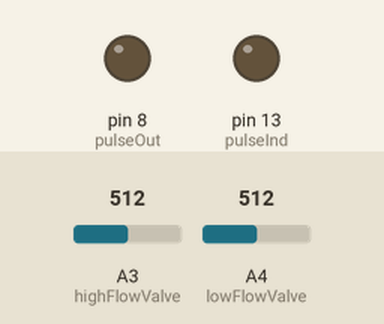
Recording of a sketch running on a simulated Arduino Uno, built with avr-gcc and run on an emulated ATmega328P. On the bench: output pins drawn as LEDs (lit = HIGH). Dashed ring = blinking. The inputs (shaded band) are chosen by the test bench; at power-on: A3 (highFlowValve) = 512, A4 (lowFlowValve) = 512.

Above: at 1.2 s.
1.3 s: A3 (highFlowValve) set to 486
At 2.0 s:
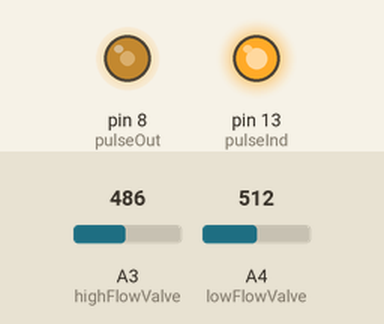
2.8 s: A3 (highFlowValve) set to 510
At 3.9 s:
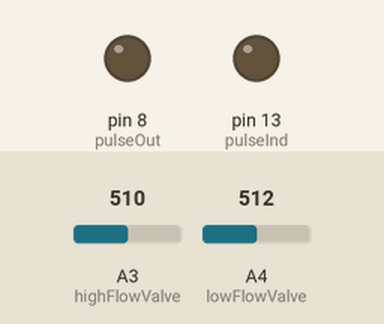
4.3 s: A4 (lowFlowValve) set to 485
At 5.2 s:
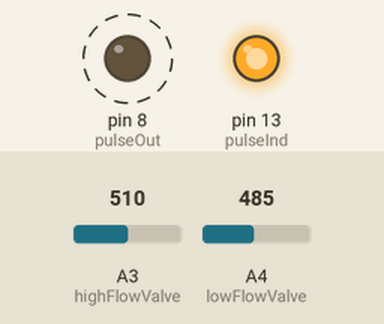
6.1 s: A4 (lowFlowValve) set to 510
At 6.6 s:
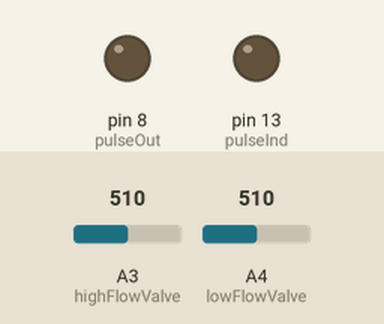
7.6 s: A4 (lowFlowValve) set to 490
At 8.9 s:
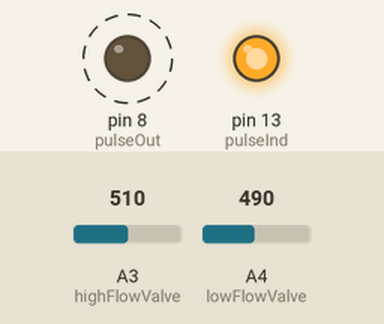
Timing chart, 0 to 56.9 s (numbered marks = the images above; inputs shaded):
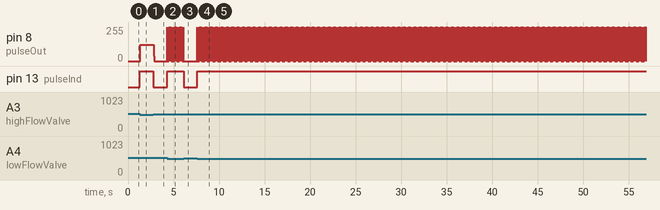

Measured:
- the behaviour switches between 500 and 499 on A3 (highFlowValve) (found by bisection; images 0 and 1)
- the behaviour switches between 500 and 499 on A4 (lowFlowValve) (found by bisection; images 2 and 3)
- after the input at 1.3 s, pin 8 (pulseOut): 0/255 → 122/255 after 0.05 s; pin 13 (pulseInd): LOW → HIGH at once
- after the input at 2.8 s, pin 8 (pulseOut): 122/255 → 0/255 at once; pin 13 (pulseInd): HIGH → LOW at once
- after the input at 4.3 s, pin 8 (pulseOut): alternates 255/255 for 0.03 s and 0/255 for 0.03 s, starting at once; pin 13 (pulseInd): LOW → HIGH at once
- after the input at 6.1 s, pin 8 (pulseOut): stops changing and stays 0/255; pin 13 (pulseInd): HIGH → LOW at once
- after the input at 7.6 s, pin 8 (pulseOut): alternates 255/255 for 0.03 s and 0/255 for 0.03 s, starting at once; pin 13 (pulseInd): LOW → HIGH at once

The sketch:

EvolutionSimulator.ino
```cpp
// Simple Function Generator that will shut off when it receives
// an off/on pulse from digital I/O - Valve High / Valve Low
// 05/23/13:  Adding in low flow triggers and pulsing...
// 05/30/13:  Fixed trickle voltage trigger when TIOA is powered down
// 06/03/13:  Added table for set frequencies for low/high flow rates
// 06/04/13:  Added adjustable delay to valve shutoff to simulate slow valve closure
// 06/10/13:  Added 150 & 160 GPM values for Test # 23
// 06/14/13:  Added 100 GPM Values
// 06/26/13:  Added Genesis 2" meter values for 150/15 gpm

/**************************************
*  High/Low Flow Values for K-factor = 60
*
*    GPM    HFlow(fast)  LFlow(slow)
*    100      4825          49
*    150      3190          33
*    160      2985          31
*    200      2355          26
*    250      1860          25
*    300      1532          16
*    350      1295          14
*    400      1119          12
*    450       980          11
*    500       870          10
*    550       781           9
*    600       705           8
*    650       643           7
*
*  High/Low Flow Values for Genesis 2" meter (K-factor = 1204.7)
*    GPM    HFlow(fast)  LFlow(slow)
*    150      47            1529    <-  use delayMicroseconds()
***************************************/

const int highFlowValve = 3;  //connect to pin A3 (High Flow Valve Output)
const int lowFlowValve = 4;   //connect to pin A4 (Low Flow Valve Output)
const int pulseOut = 8;       //connect to pin D8 (Pulse Output from Arduino)
const int pulseInd = 13;      //Either hook up an LED to pin13 & GND, or use onboard indicator LED
int valHigh = 0;
int valLow  = 0;
const int fast = 1860;    // frequency value for High Flow rate (see table above)
const int slow = 25;      // frequency value for Low Flow rate (see table above)
unsigned long startclose;
int shutoff = 0;
const int interval = 0;  // delay for valve closure (in milliseconds)
void setup()
{
  pinMode(pulseInd, OUTPUT);
  pinMode(pulseOut, OUTPUT);
//  Serial.begin(9600);  // debug code, uncomment and view Serial Monitor for values
  }

void loop ()
{
  valHigh = analogRead(highFlowValve);
  valLow  = analogRead(lowFlowValve);
/*  Serial.print(valHigh);   // debug code
  Serial.print(" : ");
  Serial.print(valLow);
  Serial.print(" : ");
  Serial.println(shutoff);
 delay(5); */
  if ((valHigh>350) && (valHigh<500))
  {
   digitalWrite(pulseInd, HIGH);
   digitalWrite(pulseOut, HIGH);
   delayMicroseconds(fast);
   digitalWrite(pulseOut, LOW);
   delayMicroseconds(fast);
   shutoff = 0;
  }
  if ((valLow>350) && (valLow<500) && (valHigh>=500))
  {
    digitalWrite(pulseInd, HIGH);
    digitalWrite(pulseOut, HIGH);
    delay(slow);
    digitalWrite(pulseOut, LOW);
    delay(slow);
    shutoff = 0;
  }

  if ((valLow>=500) && (valHigh>=500) && !shutoff)
  {
    startclose = millis();
    while(millis()-startclose < interval)
    {
      digitalWrite(pulseInd, HIGH);
      digitalWrite(pulseOut, HIGH);
      delay(slow);
      digitalWrite(pulseOut, LOW);
      delay(slow);
    }
    shutoff = 1;
    digitalWrite(pulseOut, LOW);
    digitalWrite(pulseInd, LOW);
  }
}
```
